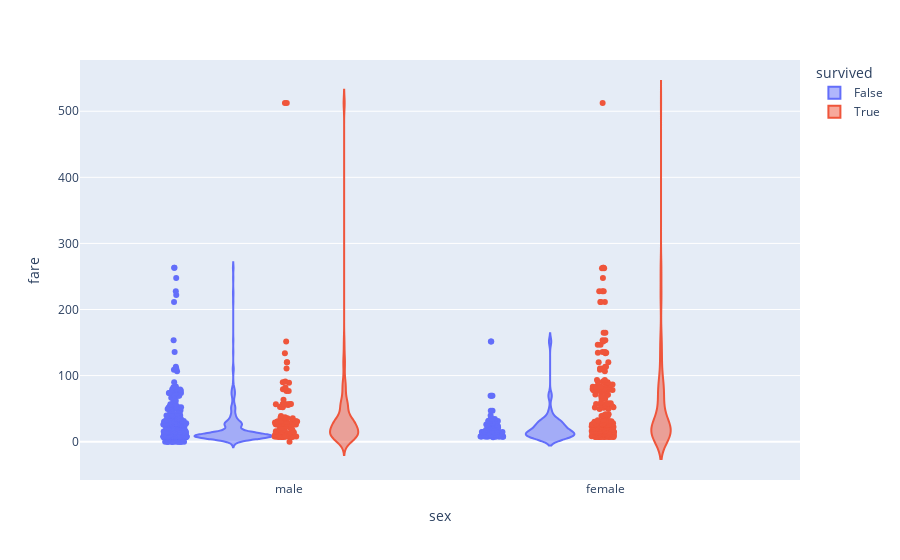

The code cell stored with this chart in its notebook:
### Markdown cell above
The `violin` plot provided by plotly also has lots columns it can display:

### Code cell
px.violin(ti, 
          y="fare", 
          x="sex", 
          color="survived", 
          points="all",
          hover_data=['age', 'embark_town']) # tool tip

### Figure 1 — Plotly figure (JSON) as saved in the notebook; plotly's stock layout.template omitted (floating-point values rounded to 4 significant figures; data arrays with more than 128 entries replaced by an {"elided": "..."} marker saying what was removed)
{"data": [{"alignmentgroup": "True", "box": {"visible": false}, "customdata": {"elided": "549x2 mixed values"}, "hovertemplate": "survived=False<br>sex=%{x}<br>fare=%{y}<br>age=%{customdata[0]}<br>embark_town=%{customdata[1]}<extra></extra>", "legendgroup": "False", "marker": {"color": "#636efa"}, "name": "False", "offsetgroup": "False", "orientation": "v", "points": "all", "scalegroup": "True", "showlegend": true, "type": "violin", "x": {"elided": "549 str values"}, "x0": " ", "xaxis": "x", "y": {"elided": "549 float values"}, "y0": " ", "yaxis": "y"}, {"alignmentgroup": "True", "box": {"visible": false}, "customdata": {"elided": "342x2 mixed values"}, "hovertemplate": "survived=True<br>sex=%{x}<br>fare=%{y}<br>age=%{customdata[0]}<br>embark_town=%{customdata[1]}<extra></extra>", "legendgroup": "True", "marker": {"color": "#EF553B"}, "name": "True", "offsetgroup": "True", "orientation": "v", "points": "all", "scalegroup": "True", "showlegend": true, "type": "violin", "x": {"elided": "342 str values"}, "x0": " ", "xaxis": "x", "y": {"elided": "342 float values"}, "y0": " ", "yaxis": "y"}], "layout": {"legend": {"title": {"text": "survived"}, "tracegroupgap": 0}, "margin": {"t": 60}, "violinmode": "group", "xaxis": {"anchor": "y", "domain": [0, 1], "title": {"text": "sex"}}, "yaxis": {"anchor": "x", "domain": [0, 1], "title": {"text": "fare"}}}}
